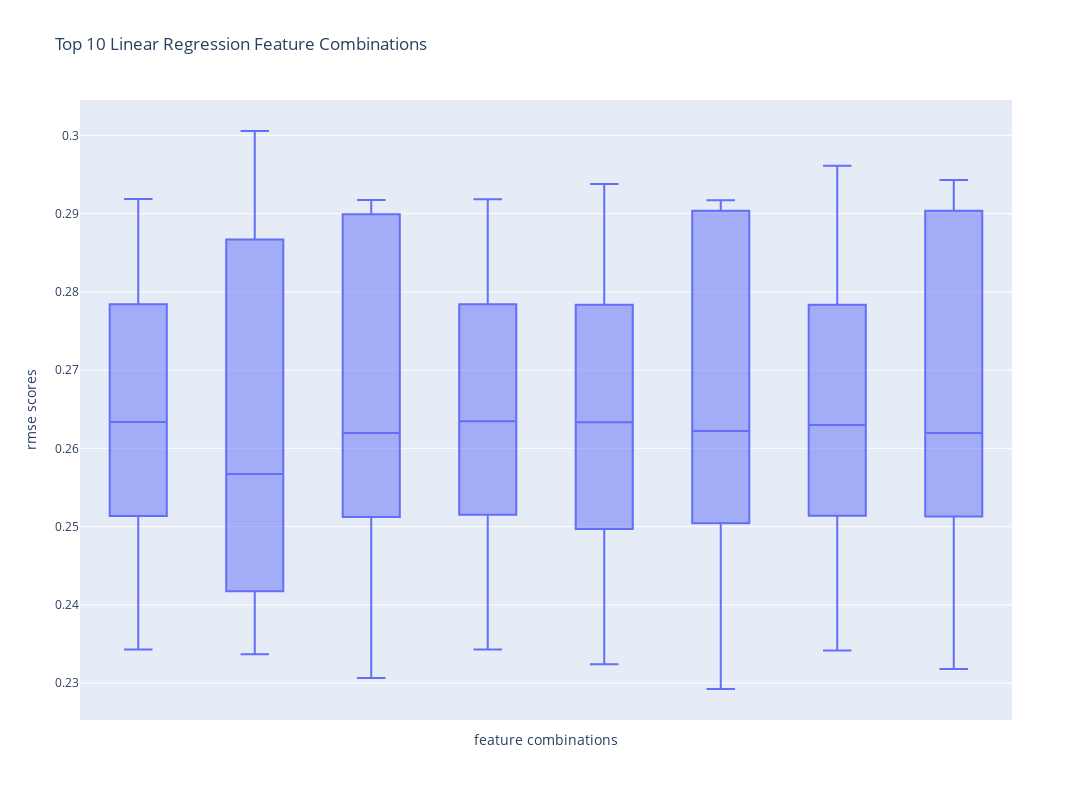

The notebook cell saved with this chart:
### Markdown cell above
#### Best Linear Models

### Code cell
x = df_agg_metrics[df_agg_metrics['model'] == 'lr'].sort_values(by='mean_rmse')['features'].head(10)

fig = px.box(df_metrics[(df_metrics['features'].isin(x)) & (df_metrics['model'] == 'lr')], x='features',
             y='rmse_scores', title='RMSE Boxplot of Top 10 Feature Combinations')
fig.update_layout(height=800, width=1100,
                  title_text="Top 10 Linear Regression Feature Combinations",
                  xaxis_title="feature combinations", yaxis_title="rmse scores")
fig.update_xaxes(showticklabels=False)
fig.show()

### Figure 1 — Plotly figure (JSON) as saved in the notebook; plotly's stock layout.template omitted (floating-point values rounded to 4 significant figures)
{"data": [{"alignmentgroup": "True", "hovertemplate": "features=%{x}<br>rmse_scores=%{y}<extra></extra>", "legendgroup": "", "marker": {"color": "#636efa"}, "name": "", "notched": false, "offsetgroup": "", "orientation": "v", "showlegend": false, "type": "box", "x": ["f_1_num_of_terms,f_5_num_results,f_7_sum_title_scores", "f_1_num_of_terms,f_5_num_results,f_7_sum_title_scores", "f_1_num_of_terms,f_5_num_results,f_7_sum_title_scores", "f_1_num_of_terms,f_5_num_results,f_7_sum_title_scores", "f_1_num_of_terms,f_5_num_results,f_7_sum_title_scores", "f_1_num_of_terms,f_5_num_results,f_9_avg_semantic_score", "f_1_num_of_terms,f_5_num_results,f_9_avg_semantic_score", "f_1_num_of_terms,f_5_num_results,f_9_avg_semantic_score", "f_1_num_of_terms,f_5_num_results,f_9_avg_semantic_score", "f_1_num_of_terms,f_5_num_results,f_9_avg_semantic_score", "f_1_num_of_terms,f_5_num_results,f_6_max_title_score,f_7_sum_title_scores", "f_1_num_of_terms,f_5_num_results,f_6_max_title_score,f_7_sum_title_scores", "f_1_num_of_terms,f_5_num_results,f_6_max_title_score,f_7_sum_title_scores", "f_1_num_of_terms,f_5_num_results,f_6_max_title_score,f_7_sum_title_scores", "f_1_num_of_terms,f_5_num_results,f_6_max_title_score,f_7_sum_title_scores", "f_1_num_of_terms,f_5_num_results,f_7_sum_title_scores,f_8_max_semantic_score", "f_1_num_of_terms,f_5_num_results,f_7_sum_title_scores,f_8_max_semantic_score", "f_1_num_of_terms,f_5_num_results,f_7_sum_title_scores,f_8_max_semantic_score", "f_1_num_of_terms,f_5_num_results,f_7_sum_title_scores,f_8_max_semantic_score", "f_1_num_of_terms,f_5_num_results,f_7_sum_title_scores,f_8_max_semantic_score", "f_1_num_of_terms,f_5_num_results,f_7_sum_title_scores,f_9_avg_semantic_score", "f_1_num_of_terms,f_5_num_results,f_7_sum_title_scores,f_9_avg_semantic_score", "f_1_num_of_terms,f_5_num_results,f_7_sum_title_scores,f_9_avg_semantic_score", "f_1_num_of_terms,f_5_num_results,f_7_sum_title_scores,f_9_avg_semantic_score", "f_1_num_of_terms,f_5_num_results,f_7_sum_title_scores,f_9_avg_semantic_score", "f_1_num_of_terms,f_5_num_results,f_6_max_title_score,f_7_sum_title_scores,f_9_avg_semantic_score", "f_1_num_of_terms,f_5_num_results,f_6_max_title_score,f_7_sum_title_scores,f_9_avg_semantic_score", "f_1_num_of_terms,f_5_num_results,f_6_max_title_score,f_7_sum_title_scores,f_9_avg_semantic_score", "f_1_num_of_terms,f_5_num_results,f_6_max_title_score,f_7_sum_title_scores,f_9_avg_semantic_score", "f_1_num_of_terms,f_5_num_results,f_6_max_title_score,f_7_sum_title_scores,f_9_avg_semantic_score", "f_1_num_of_terms,f_5_num_results,f_7_sum_title_scores,f_8_max_semantic_score,f_9_avg_semantic_score", "f_1_num_of_terms,f_5_num_results,f_7_sum_title_scores,f_8_max_semantic_score,f_9_avg_semantic_score", "f_1_num_of_terms,f_5_num_results,f_7_sum_title_scores,f_8_max_semantic_score,f_9_avg_semantic_score", "f_1_num_of_terms,f_5_num_results,f_7_sum_title_scores,f_8_max_semantic_score,f_9_avg_semantic_score", "f_1_num_of_terms,f_5_num_results,f_7_sum_title_scores,f_8_max_semantic_score,f_9_avg_semantic_score", "f_1_num_of_terms,f_5_num_results,f_6_max_title_score,f_7_sum_title_scores,f_8_max_semantic_score,f_9_avg_semantic_score", "f_1_num_of_terms,f_5_num_results,f_6_max_title_score,f_7_sum_title_scores,f_8_max_semantic_score,f_9_avg_semantic_score", "f_1_num_of_terms,f_5_num_results,f_6_max_title_score,f_7_sum_title_scores,f_8_max_semantic_score,f_9_avg_semantic_score", "f_1_num_of_terms,f_5_num_results,f_6_max_title_score,f_7_sum_title_scores,f_8_max_semantic_score,f_9_avg_semantic_score", "f_1_num_of_terms,f_5_num_results,f_6_max_title_score,f_7_sum_title_scores,f_8_max_semantic_score,f_9_avg_semantic_score", "f_1_num_of_terms,f_5_num_results,f_7_sum_title_scores", "f_1_num_of_terms,f_5_num_results,f_7_sum_title_scores", "f_1_num_of_terms,f_5_num_results,f_7_sum_title_scores", "f_1_num_of_terms,f_5_num_results,f_7_sum_title_scores", "f_1_num_of_terms,f_5_num_results,f_7_sum_title_scores", "f_1_num_of_terms,f_5_num_results,f_9_avg_semantic_score", "f_1_num_of_terms,f_5_num_results,f_9_avg_semantic_score", "f_1_num_of_terms,f_5_num_results,f_9_avg_semantic_score", "f_1_num_of_terms,f_5_num_results,f_9_avg_semantic_score", "f_1_num_of_terms,f_5_num_results,f_9_avg_semantic_score", "f_1_num_of_terms,f_5_num_results,f_6_max_title_score,f_7_sum_title_scores", "f_1_num_of_terms,f_5_num_results,f_6_max_title_score,f_7_sum_title_scores", "f_1_num_of_terms,f_5_num_results,f_6_max_title_score,f_7_sum_title_scores", "f_1_num_of_terms,f_5_num_results,f_6_max_title_score,f_7_sum_title_scores", "f_1_num_of_terms,f_5_num_results,f_6_max_title_score,f_7_sum_title_scores", "f_1_num_of_terms,f_5_num_results,f_7_sum_title_scores,f_8_max_semantic_score", "f_1_num_of_terms,f_5_num_results,f_7_sum_title_scores,f_8_max_semantic_score", "f_1_num_of_terms,f_5_num_results,f_7_sum_title_scores,f_8_max_semantic_score", "f_1_num_of_terms,f_5_num_results,f_7_sum_title_scores,f_8_max_semantic_score", "f_1_num_of_terms,f_5_num_results,f_7_sum_title_scores,f_8_max_semantic_score", "f_1_num_of_terms,f_5_num_results,f_7_sum_title_scores,f_9_avg_semantic_score", "f_1_num_of_terms,f_5_num_results,f_7_sum_title_scores,f_9_avg_semantic_score", "f_1_num_of_terms,f_5_num_results,f_7_sum_title_scores,f_9_avg_semantic_score", "f_1_num_of_terms,f_5_num_results,f_7_sum_title_scores,f_9_avg_semantic_score", "f_1_num_of_terms,f_5_num_results,f_7_sum_title_scores,f_9_avg_semantic_score", "f_1_num_of_terms,f_5_num_results,f_6_max_title_score,f_7_sum_title_scores,f_9_avg_semantic_score", "f_1_num_of_terms,f_5_num_results,f_6_max_title_score,f_7_sum_title_scores,f_9_avg_semantic_score", "f_1_num_of_terms,f_5_num_results,f_6_max_title_score,f_7_sum_title_scores,f_9_avg_semantic_score", "f_1_num_of_terms,f_5_num_results,f_6_max_title_score,f_7_sum_title_scores,f_9_avg_semantic_score", "f_1_num_of_terms,f_5_num_results,f_6_max_title_score,f_7_sum_title_scores,f_9_avg_semantic_score", "f_1_num_of_terms,f_5_num_results,f_7_sum_title_scores,f_8_max_semantic_score,f_9_avg_semantic_score", "f_1_num_of_terms,f_5_num_results,f_7_sum_title_scores,f_8_max_semantic_score,f_9_avg_semantic_score", "f_1_num_of_terms,f_5_num_results,f_7_sum_title_scores,f_8_max_semantic_score,f_9_avg_semantic_score", "f_1_num_of_terms,f_5_num_results,f_7_sum_title_scores,f_8_max_semantic_score,f_9_avg_semantic_score", "f_1_num_of_terms,f_5_num_results,f_7_sum_title_scores,f_8_max_semantic_score,f_9_avg_semantic_score", "f_1_num_of_terms,f_5_num_results,f_6_max_title_score,f_7_sum_title_scores,f_8_max_semantic_score,f_9_avg_semantic_score", "f_1_num_of_terms,f_5_num_results,f_6_max_title_score,f_7_sum_title_scores,f_8_max_semantic_score,f_9_avg_semantic_score", "f_1_num_of_terms,f_5_num_results,f_6_max_title_score,f_7_sum_title_scores,f_8_max_semantic_score,f_9_avg_semantic_score", "f_1_num_of_terms,f_5_num_results,f_6_max_title_score,f_7_sum_title_scores,f_8_max_semantic_score,f_9_avg_semantic_score", "f_1_num_of_terms,f_5_num_results,f_6_max_title_score,f_7_sum_title_scores,f_8_max_semantic_score,f_9_avg_semantic_score"], "x0": " ", "xaxis": "x", "y": [0.2343, 0.2517, 0.2782, 0.2635, 0.2917, 0.2337, 0.2417, 0.285, 0.2575, 0.3006, 0.2306, 0.2519, 0.2917, 0.2619, 0.2899, 0.2344, 0.253, 0.2782, 0.2636, 0.2917, 0.2324, 0.2497, 0.2774, 0.2635, 0.2938, 0.2292, 0.2504, 0.2906, 0.2625, 0.2917, 0.2365, 0.2514, 0.2775, 0.2628, 0.2961, 0.2333, 0.2524, 0.2904, 0.2619, 0.2943, 0.2343, 0.2514, 0.2784, 0.2632, 0.2918, 0.2359, 0.2449, 0.2867, 0.2559, 0.2991, 0.2319, 0.2512, 0.2854, 0.262, 0.2903, 0.2343, 0.2515, 0.2784, 0.2632, 0.2918, 0.2342, 0.2512, 0.2783, 0.2632, 0.2919, 0.2318, 0.2511, 0.2853, 0.262, 0.2904, 0.2342, 0.2514, 0.2783, 0.2632, 0.2919, 0.2318, 0.2513, 0.2853, 0.262, 0.2904], "y0": " ", "yaxis": "y"}], "layout": {"boxmode": "group", "height": 800, "legend": {"tracegroupgap": 0}, "title": {"text": "Top 10 Linear Regression Feature Combinations"}, "width": 1100, "xaxis": {"anchor": "y", "autorange": true, "domain": [0, 1], "range": [-0.5, 7.5], "showticklabels": false, "title": {"text": "feature combinations"}, "type": "category"}, "yaxis": {"anchor": "x", "autorange": true, "domain": [0, 1], "range": [0.2253, 0.3045], "title": {"text": "rmse scores"}, "type": "linear"}}}
